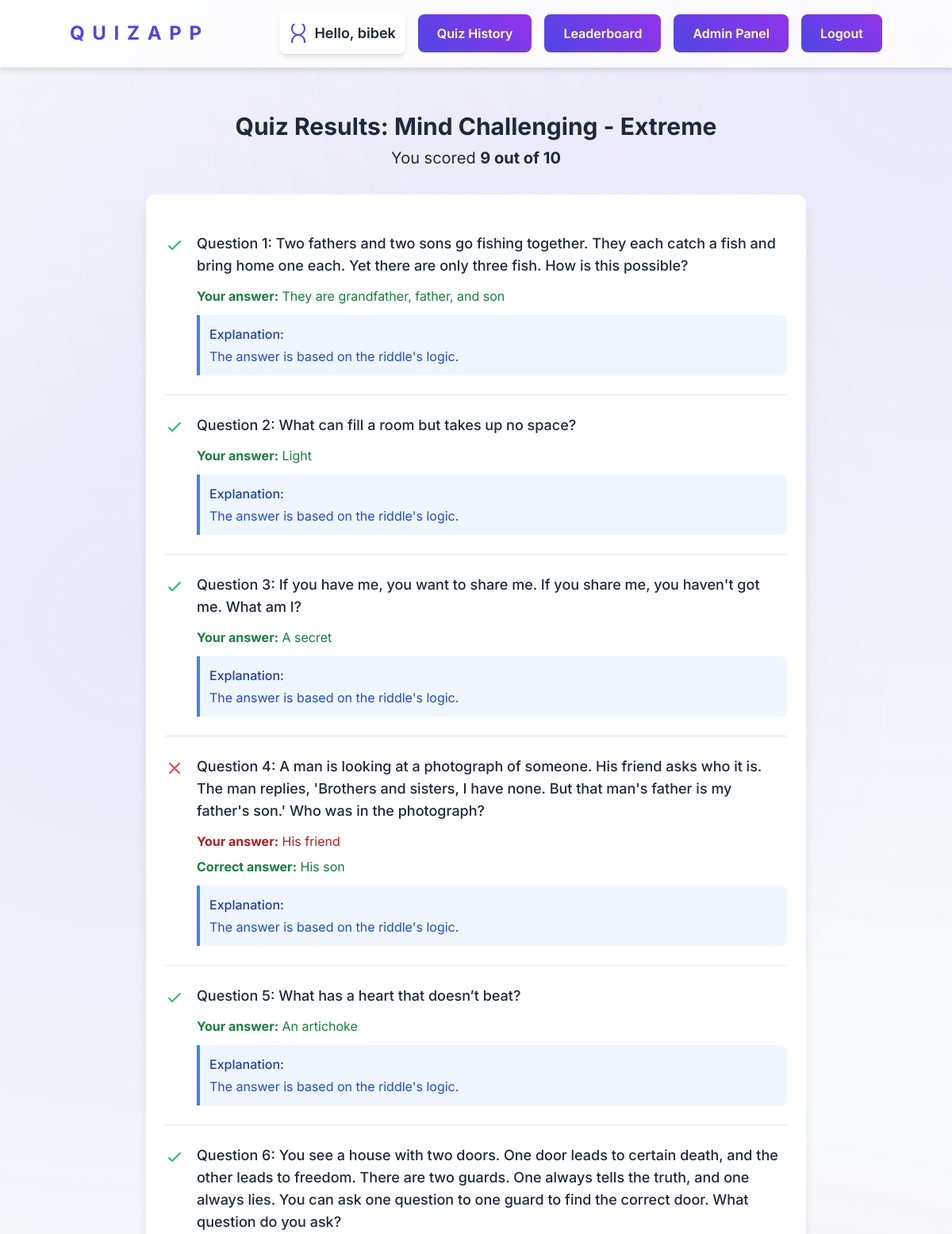
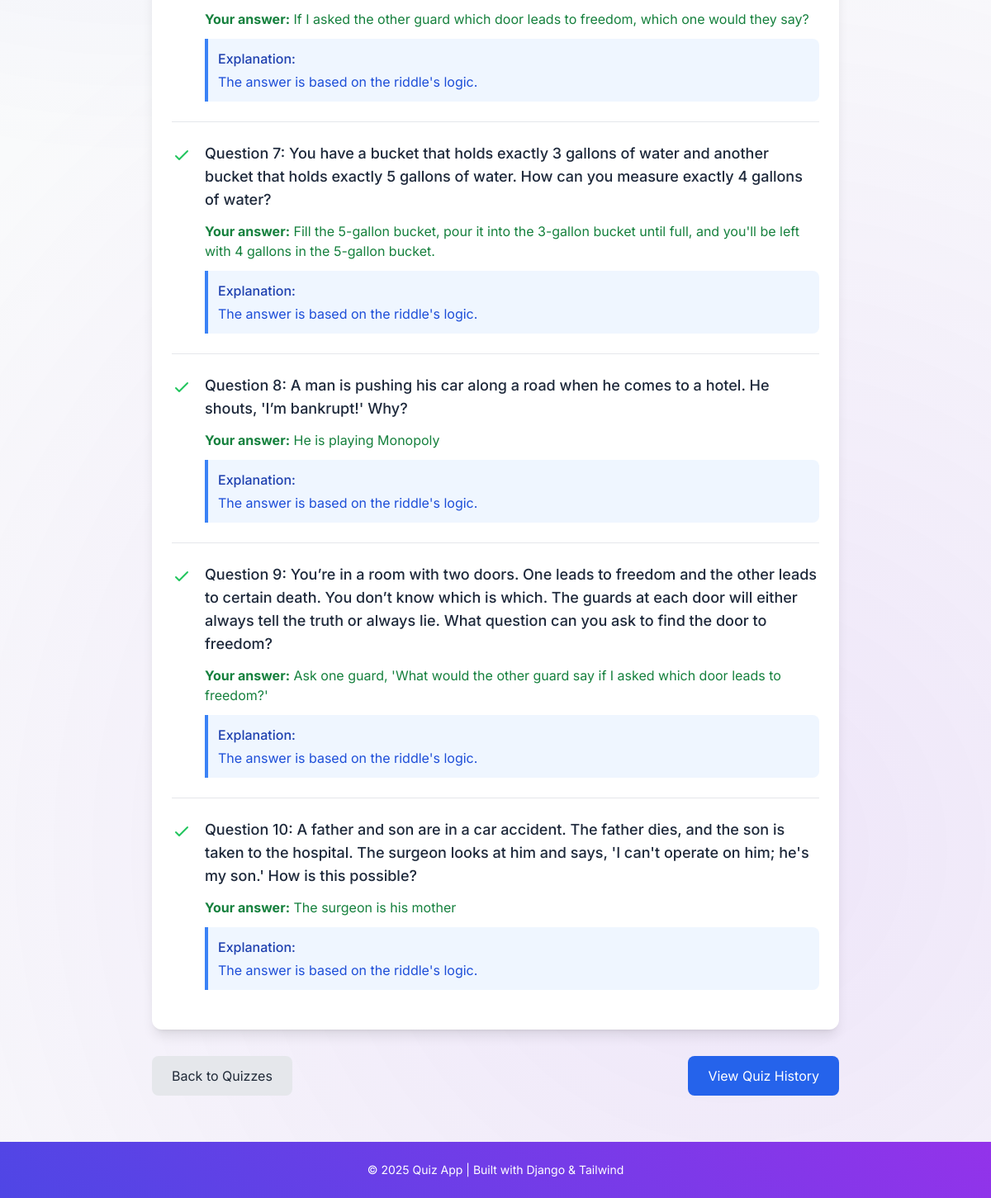
The app's page /57/result/ (signed in) with its own data (2 pictures, top to bottom).
### quiz/models.py (models this page shows, shortened)
class Quiz(models.Model):
    title = models.CharField(max_length=200)
    category = models.ForeignKey(Category, on_delete=models.SET_NULL, null=True, related_name="quizzes")
    difficulty = models.ForeignKey(DifficultyLevel, on_delete=models.SET_NULL, null=True, related_name="quizzes")
    created_at = models.DateTimeField(auto_now_add=True)

class Result(models.Model):
    user = models.ForeignKey(User, on_delete=models.CASCADE)
    quiz = models.ForeignKey(Quiz, on_delete=models.CASCADE)
    question = models.ForeignKey(Question, on_delete=models.CASCADE)
    choice = models.ForeignKey(Choice, on_delete=models.CASCADE, null=True, blank=True)
    user_answer_text = models.TextField(null=True, blank=True)
    user_code_answer = models.TextField(null=True, blank=True)
    is_correct = models.BooleanField(default=False)
    taken_at = models.DateTimeField(default=timezone.now)
    hint_used = models.BooleanField(default=False)
    explanation = models.TextField(null=True, blank=True)
    score = models.IntegerField(default=0)
    class Meta:
        unique_together = ['user', 'quiz', 'question']

class Question(models.Model):
    QUESTION_TYPE_CHOICES = [
        ('multiple_choice', 'Multiple Choice'),
        ('true_false', 'True/False'),
        ('fill_blank', 'Fill in the Blank'),
        ('coding', 'Coding Question')
    ]
    quiz = models.ForeignKey(Quiz, on_delete=models.CASCADE, related_name="questions")
    text = models.CharField(max_length=500)
    question_type = models.CharField(max_length=20, choices=QUESTION_TYPE_CHOICES, default='multiple_choice')
    time_limit = models.IntegerField(default=30)  # Time limit for each question in seconds
    hint = models.TextField(blank=True, null=True)  # Optional hint for the question
    explanation = models.TextField(blank=True, null=True)  # Explanation for the answer
    code_template = models.TextField(blank=True, null=True)  # Initial code template
    expected_output = models.TextField(blank=True, null=True)  # Expected output for code testing

class Choice(models.Model):
    question = models.ForeignKey(Question, on_delete=models.CASCADE, related_name="choices")
    text = models.CharField(max_length=200)
    is_correct = models.BooleanField(default=False)

### quiz/views.py (the view)
# urls.py: path("<int:quiz_id>/result/", views.quiz_result, name="quiz_result"),
@login_required
def quiz_result(request, quiz_id):
    quiz = get_object_or_404(Quiz, id=quiz_id)
    results = Result.objects.filter(
        user=request.user,
        quiz=quiz
    ).select_related('question', 'choice')
    total_correct = results.filter(is_correct=True).count()
    total_questions = quiz.questions.count()
    if not results:
        messages.warning(request, "You haven't completed this quiz yet.")
        return redirect('take_quiz', quiz_id=quiz_id)
    for result in results:
        if result.question.question_type in ['multiple_choice', 'true_false']:
            result.correct_answer = result.question.choices.filter(is_correct=True).first()
        elif result.question.question_type == 'fill_blank':
            result.correct_answer = result.question.choices.filter(is_correct=True).first()
        elif result.question.question_type == 'coding':
            result.expected_output = result.question.expected_output
    context = {
        'quiz': quiz,
        'results': results,
        'result': total_correct,  # The score
        'total_questions': total_questions,
    }
    return render(request, 'quiz/quiz_result.html', context)

### quiz/templatetags/custom_filters.py (called while the page is built)
@register.filter
def divisor(value, divisor):
    try:
        return value / divisor
    except (ZeroDivisionError, TypeError):
        return 0  # or handle it in a way that makes sense for your application

### quiz/templates/quiz/quiz_result.html (shortened to what this page needs)
{% extends 'layout.html' %}
{% load custom_filters %}
{% block content %}
<div class="max-w-4xl mx-auto px-4 sm:px-6 lg:px-8 py-8">
    <div class="text-center mb-8">
        <h1 class="text-3xl font-bold mb-2">Quiz Results: {{ quiz.title }}</h1>
        <div class="result-summary text-xl">
            You scored <span class="font-bold text-{% if result >= total_questions|floatformat:0 %}green{% elif result >= total_questions|floatformat:0|divisor:2 %}yellow{% else %}red{% endif %}-600">{{ result }} out of {{ total_questions }}</span>
        </div>
    </div>
    <div class="results-card bg-white rounded-xl shadow-lg p-6 mb-6">
        <div class="results-list divide-y">
            {% for result in results %}
            <div class="result-item py-6 {% if not forloop.first %}pt-6{% endif %} {% if not forloop.last %}pb-6{% endif %}">
                <div class="flex items-start gap-4">
                    <div class="result-icon flex-shrink-0 mt-1">
                        {% if result.is_correct %}
                        <svg class="w-6 h-6 text-green-500" fill="none" stroke="currentColor" viewBox="0 0 24 24">
                            <path stroke-linecap="round" stroke-linejoin="round" stroke-width="2" d="M5 13l4 4L19 7"></path>
                        </svg>
                        {% else %}
                        <svg class="w-6 h-6 text-red-500" fill="none" stroke="currentColor" viewBox="0 0 24 24">
                            <path stroke-linecap="round" stroke-linejoin="round" stroke-width="2" d="M6 18L18 6M6 6l12 12"></path>
                        </svg>
                        {% endif %}
                    </div>
                    <div class="result-content flex-grow">
                        <div class="question-text text-lg font-medium mb-3">
                            {{ result.question.text }}
                        </div>
                        {% if result.question.question_type == 'multiple_choice' or result.question.question_type == 'true_false' %}
                            {% if result.choice %}
                            <div class="user-answer mb-2 {% if result.is_correct %}text-green-700{% else %}text-red-700{% endif %}">
                                <strong>Your answer:</strong> {{ result.choice.text }}
                            </div>
                            {% endif %}
                            {% if not result.is_correct and result.correct_answer %}
                            <div class="correct-answer mb-2 text-green-700">
                                <strong>Correct answer:</strong> {{ result.correct_answer.text }}
                            </div>
                            {% endif %}
                        {% endif %}
                        {% if result.question.explanation %}
                        <div class="explanation mt-3 bg-blue-50 border-l-4 border-blue-500 p-3 rounded-r-lg">
                            <div class="font-medium text-blue-800 mb-1">Explanation:</div>
                            <div class="text-blue-700">{{ result.question.explanation }}</div>
                        </div>
                        {% endif %}
                    </div>
                </div>
            </div>
            {% endfor %}
        </div>
    </div>
    <div class="actions flex justify-between mt-8">
        <a href="{% url 'quiz_list' %}" class="inline-block px-6 py-3 bg-gray-200 text-gray-800 rounded-lg hover:bg-gray-300 transition">
            Back to Quizzes
        </a>
        <a href="{% url 'quiz_history' %}" class="inline-block px-6 py-3 bg-blue-600 text-white rounded-lg hover:bg-blue-700 transition">
            View Quiz History
        </a>
    </div>
</div>
{% endblock %}

### quiz/templates/layout.html (shortened to what this page needs)
{% load static tailwind_tags %}
<!DOCTYPE html>
<html lang="en">
<head>
    {% tailwind_css %}
</head>
<body class="min-h-screen flex flex-col">
    <div class="floating-dots" id="floatingDots"></div>
    <nav class="glass-nav sticky top-0 z-50 py-4 px-6">
        <div class="container mx-auto flex justify-between items-center">
            <a href="/" class="logo-modern font-bold text-2xl">
                <span style="--i:1">Q</span>
                <span style="--i:2">u</span>
                <span style="--i:3">i</span>
                <span style="--i:4">z</span>
                <span style="--i:5">A</span>
                <span style="--i:6">p</span>
                <span style="--i:7">p</span>
            </a>
            <div class="flex items-center space-x-4">
                {% if user.is_authenticated %}
                    <div class="flex items-center bg-white shadow-md rounded-lg p-3">
                        <span class="text-lg font-semibold text-gray-800">Hello, {{ user.username }}</span>
                    </div>
                    <a href="{% url 'quiz_history' %}" class="btn-modern">Quiz History</a>
                    <a href="{% url 'leaderboard' %}" class="btn-modern">Leaderboard</a>
                    {% if user.is_superuser or user.is_staff %}
                        <a href="{% url 'admin:index' %}" class="btn-modern" target="_blank" >Admin Panel</a>
                    {% endif %}
                    <form action="{% url 'logout' %}" method="POST" class="inline">
                        <button type="submit" class="btn-modern">
                            Logout
                        </button>
                    </form>
                {% endif %}
            </div>
        </div>
    </nav>
    <main class="container mx-auto p-6 flex-grow z-10">
        {% block content %}{% endblock %}
    </main>
    <footer>
        <div class="container mx-auto">
            <p class="text-sm text-center">&copy; 2025 Quiz App | Built with Django & Tailwind</p>
        </div>
    </footer>
</body>
</html>

### quiz/templates/layout.html (style rules this page uses)
body { font-family: 'Inter', sans-serif; background-color: #f9fafb; color: #1e293b; }
:root { --gradient-start: #4f46e5; --gradient-end: #9333ea; --button-shadow: rgba(79, 70, 229, 0.4); --glass-bg: rgba(255, 255, 255, 0.8); }
.glass-nav { background: var(--glass-bg); backdrop-filter: blur(10px); -webkit-backdrop-filter: blur(10px); border-bottom: 1px solid rgba(255, 255, 255, 0.2); box-shadow: 0 4px 6px rgba(0, 0, 0, 0.1); }
.floating-dots { position: absolute; width: 100%; height: 100%; top: 0; left: 0; z-index: -1; overflow: hidden; }
.btn-modern { position: relative; isolation: isolate; overflow: hidden; transition: all 0.5s; background: linear-gradient(45deg, var(--gradient-start), var(--gradient-end)); color: white; border: none; padding: 0.75rem 1.5rem; border-radius: 0.5rem; font-weight: 600; text-align: center; }
.logo-modern { position: relative; display: inline-block; text-transform: uppercase; letter-spacing: 2px; color: var(--gradient-start); font-weight: 700; }
.logo-modern span { display: inline-block; animation: wavyText 2s infinite; animation-delay: calc(0.1s * var(--i)); }
main { animation: pageEnter 0.8s ease-out forwards; }
footer { position: relative; overflow: hidden; background: linear-gradient(45deg, var(--gradient-start), var(--gradient-end)); color: white; padding: 1.5rem; margin-top: auto; }

### records on screen
Quiz: title "Mind Challenging - Extreme"
Result: is_correct True (drawn), question.text "Question 1: Two fathers and two sons go fishing together. They each catch a fish and bring home one each. Yet there are only three fish. How is this possible?", choice.text "They are grandfather, father, and son", question.explanation "The answer is based on the riddle's logic."
Result: is_correct True (drawn), question.text "Question 2: What can fill a room but takes up no space?", choice.text "Light", question.explanation "The answer is based on the riddle's logic."
Result: is_correct True (drawn), question.text "Question 3: If you have me, you want to share me. If you share me, you haven't got me. What am I?", choice.text "A secret", question.explanation "The answer is based on the riddle's logic."
Result: is_correct False (drawn), question.text "Question 4: A man is looking at a photograph of someone. His friend asks who it is. The man replies, 'Brothers and sisters, I have none. But that man's father is my father's son.' Who was in the photograph?", choice.text "His friend", correct_answer.text "His son", question.explanation "The answer is based on the riddle's logic."
Result: is_correct True (drawn), question.text "Question 5: What has a heart that doesn’t beat?", choice.text "An artichoke", question.explanation "The answer is based on the riddle's logic."
Result: is_correct True (drawn), question.text "Question 6: You see a house with two doors. One door leads to certain death, and the other leads to freedom. There are two guards. One always tells the truth, and one always lies. You can ask one question to one guard to find the correct door. What question do you ask?", choice.text "If I asked the other guard which door leads to freedom, which one would they say?", question.explanation "The answer is based on the riddle's logic."
Result: is_correct True (drawn), question.text "Question 7: You have a bucket that holds exactly 3 gallons of water and another bucket that holds exactly 5 gallons of water. How can you measure exactly 4 gallons of water?", choice.text "Fill the 5-gallon bucket, pour it into the 3-gallon bucket until full, and you'll be left with 4 gallons in the 5-gallon bucket.", question.explanation "The answer is based on the riddle's logic."
Result: is_correct True (drawn), question.text "Question 8: A man is pushing his car along a road when he comes to a hotel. He shouts, 'I’m bankrupt!' Why?", choice.text "He is playing Monopoly", question.explanation "The answer is based on the riddle's logic."
Result: is_correct True (drawn), question.text "Question 9: You’re in a room with two doors. One leads to freedom and the other leads to certain death. You don’t know which is which. The guards at each door will either always tell the truth or always lie. What question can you ask to find the door to freedom?", choice.text "Ask one guard, 'What would the other guard say if I asked which door leads to freedom?'", question.explanation "The answer is based on the riddle's logic."
Result: is_correct True (drawn), question.text "Question 10: A father and son are in a car accident. The father dies, and the son is taken to the hospital. The surgeon looks at him and says, 'I can't operate on him; he's my son.' How is this possible?", choice.text "The surgeon is his mother", question.explanation "The answer is based on the riddle's logic."

### other values on screen
{{ user.username }} "bibek"
{{ result }} "9"
{{ total_questions }} "10"
